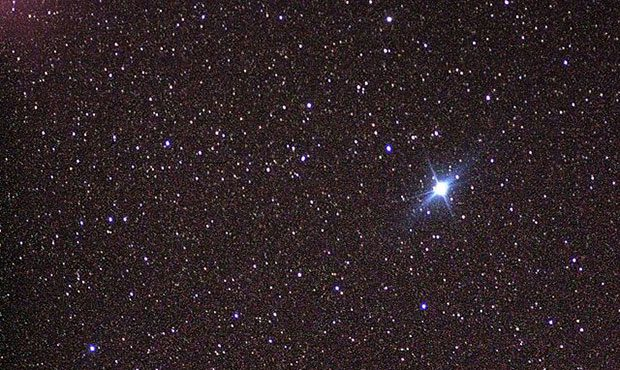
#> input picture retina.jpg, 620 x 370 px
$ jupyter execute 'Implementation of bright light using OpenCv.ipynb'
#> lines starting #> are read from the running program, lines starting #| are printed output that depends on the picture; after the words box and inside, x2 and y2 are one past the last pixel; in counts of white or black regions, pixels touching at a corner belong together
[cell 1]
#import the necessary packages
import numpy as np
import cv2
# load the image and convert it to grayscale
image = cv2.imread("retina.jpg")
#> image is the input picture: shape (370, 620, 3); mean B, G, R 38.2, 35.2, 47.5
orig = image.copy()
gray = cv2.cvtColor(image, cv2.COLOR_BGR2GRAY)
# apply a Gaussian blur to the image then find the brightest
# region
gray = cv2.GaussianBlur(gray,(41,41),0)
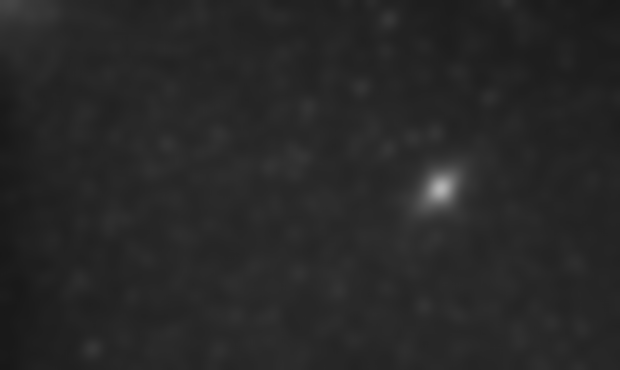
#> gray: shape (370, 620); min 23, max 180, mean 39.2
(minVal, maxVal, minLoc, maxLoc) = cv2.minMaxLoc(gray)
#> minVal = 23; maxVal = 180; minLoc = (0, 368); maxLoc = (441, 187)
image = orig.copy()
cv2.circle(image, maxLoc, 41, (255, 0, 0), 2)
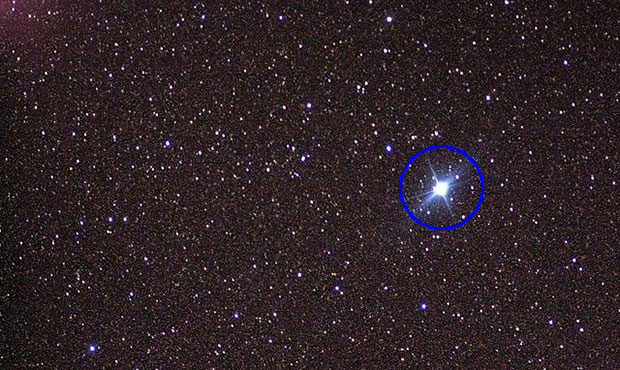
#> image: shape (370, 620, 3); 0.34% of pixels changed, all inside (x1, y1, x2, y2) = (399, 145, 484, 230)
# display the results of our newly improved method
cv2.imshow("Robust", image)
cv2.waitKey(0)
cv2.destroyAllWindows()

$ run again, with imgkadane.png saved as retina.jpg
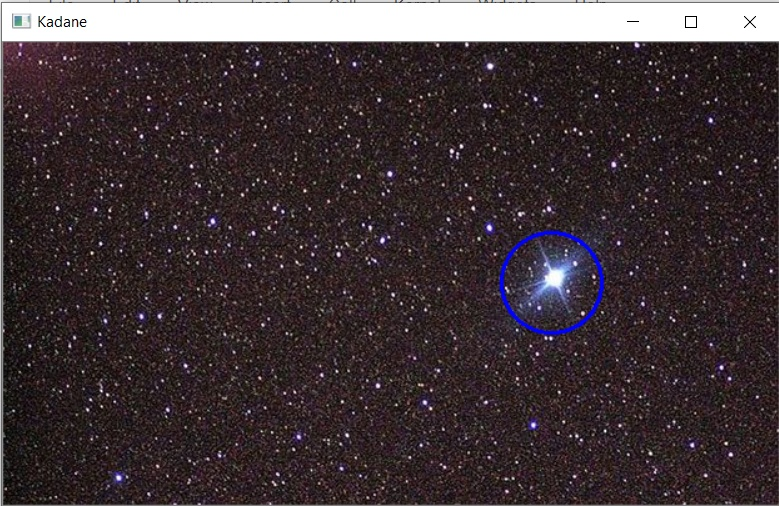
#> input picture imgkadane.png, 779 x 506 px
#> image is the input picture: shape (506, 779, 3); mean B, G, R 56.5, 53.1, 64.2
#> `gray = cv2.GaussianBlur(gray,(41,41),0)`:
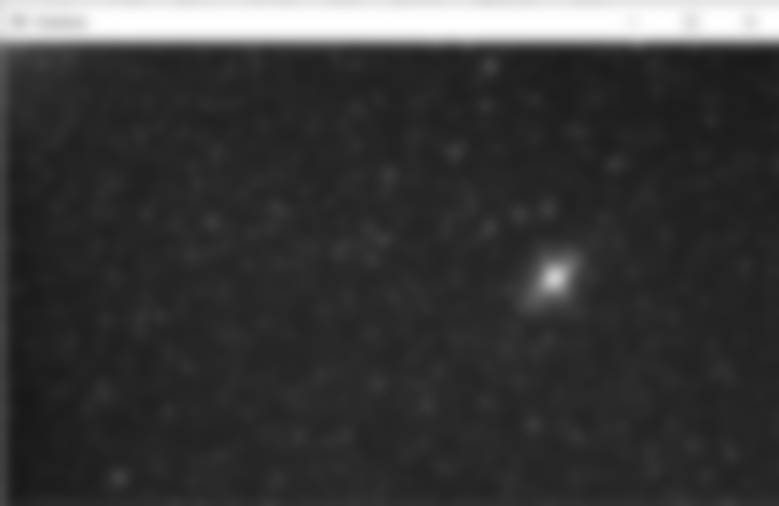
#> gray: shape (506, 779); min 24, max 255, mean 56.7
#> minVal = 24; maxVal = 255; minLoc = (24, 394); maxLoc = (102, 19)
#> `cv2.circle(image, maxLoc, 41, (255, 0, 0), 2)`:
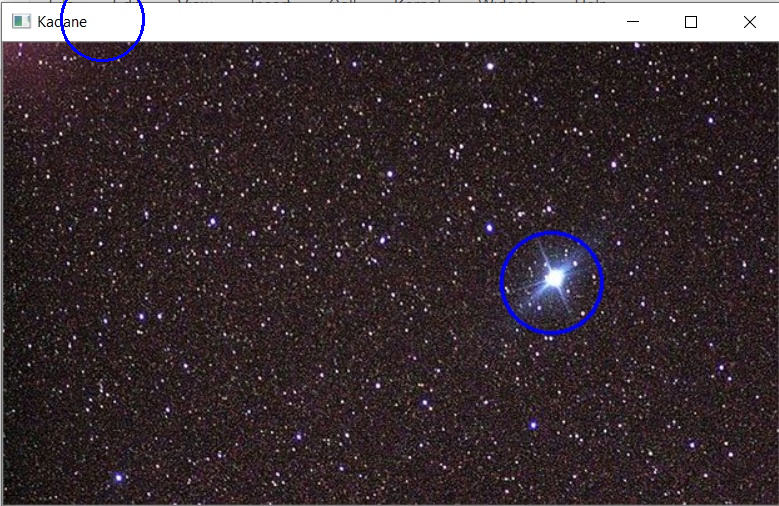
#> image: shape (506, 779, 3); 0.13% of pixels changed, all inside (x1, y1, x2, y2) = (60, 0, 145, 62)
